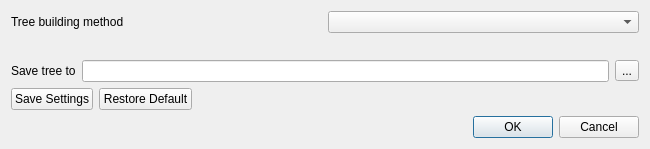
<?xml version="1.0" encoding="UTF-8"?>
<ui version="4.0">
 <class>CreatePhyTree</class>
 <widget class="QDialog" name="CreatePhyTree">
  <property name="geometry">
   <rect>
    <x>0</x>
    <y>0</y>
    <width>650</width>
    <height>185</height>
   </rect>
  </property>
  <property name="minimumSize">
   <size>
    <width>650</width>
    <height>0</height>
   </size>
  </property>
  <property name="windowTitle">
   <string>Build Phylogenetic Tree</string>
  </property>
  <property name="modal">
   <bool>true</bool>
  </property>
  <layout class="QGridLayout" name="gridLayout">
   <property name="sizeConstraint">
    <enum>QLayout::SetMinAndMaxSize</enum>
   </property>
   <item row="0" column="0">
    <layout class="QVBoxLayout" name="verticalLayout">
     <property name="sizeConstraint">
      <enum>QLayout::SetMinAndMaxSize</enum>
     </property>
     <item>
      <layout class="QHBoxLayout" name="horizontalLayout">
       <property name="sizeConstraint">
        <enum>QLayout::SetMinAndMaxSize</enum>
       </property>
       <property name="bottomMargin">
        <number>15</number>
       </property>
       <item>
        <widget class="QLabel" name="label">
         <property name="text">
          <string>Tree building method</string>
         </property>
        </widget>
       </item>
       <item>
        <widget class="QComboBox" name="algorithmBox"/>
       </item>
      </layout>
     </item>
     <item>
      <widget class="QWidget" name="settingsContainer" native="true">
       <layout class="QVBoxLayout" name="settingsContainerLayout">
        <property name="spacing">
         <number>0</number>
        </property>
        <property name="sizeConstraint">
         <enum>QLayout::SetMinAndMaxSize</enum>
        </property>
        <property name="leftMargin">
         <number>0</number>
        </property>
        <property name="topMargin">
         <number>0</number>
        </property>
        <property name="rightMargin">
         <number>0</number>
        </property>
        <property name="bottomMargin">
         <number>0</number>
        </property>
       </layout>
      </widget>
     </item>
     <item>
      <layout class="QHBoxLayout" name="horizontalLayout_2">
       <property name="sizeConstraint">
        <enum>QLayout::SetMinAndMaxSize</enum>
       </property>
       <item>
        <widget class="QLabel" name="label_2">
         <property name="text">
          <string>Save tree to</string>
         </property>
        </widget>
       </item>
       <item>
        <widget class="QLineEdit" name="fileNameEdit"/>
       </item>
       <item>
        <widget class="QToolButton" name="browseButton">
         <property name="text">
          <string>...</string>
         </property>
        </widget>
       </item>
      </layout>
     </item>
     <item>
      <layout class="QHBoxLayout" name="horizontalLayout_7">
       <property name="sizeConstraint">
        <enum>QLayout::SetMinAndMaxSize</enum>
       </property>
       <item>
        <widget class="QPushButton" name="storeSettings">
         <property name="text">
          <string>Save Settings</string>
         </property>
        </widget>
       </item>
       <item>
        <widget class="QPushButton" name="restoreSettings">
         <property name="text">
          <string>Restore Default</string>
         </property>
        </widget>
       </item>
       <item>
        <spacer name="horizontalSpacer_4">
         <property name="orientation">
          <enum>Qt::Horizontal</enum>
         </property>
         <property name="sizeHint" stdset="0">
          <size>
           <width>40</width>
           <height>20</height>
          </size>
         </property>
        </spacer>
       </item>
      </layout>
     </item>
    </layout>
   </item>
   <item row="1" column="0">
    <widget class="QDialogButtonBox" name="buttonBox">
     <property name="standardButtons">
      <set>QDialogButtonBox::Cancel|QDialogButtonBox::Ok</set>
     </property>
    </widget>
   </item>
  </layout>
 </widget>
 <resources/>
 <connections>
  <connection>
   <sender>buttonBox</sender>
   <signal>rejected()</signal>
   <receiver>CreatePhyTree</receiver>
   <slot>reject()</slot>
   <hints>
    <hint type="sourcelabel">
     <x>173</x>
     <y>180</y>
    </hint>
    <hint type="destinationlabel">
     <x>173</x>
     <y>100</y>
    </hint>
   </hints>
  </connection>
  <connection>
   <sender>buttonBox</sender>
   <signal>accepted()</signal>
   <receiver>CreatePhyTree</receiver>
   <slot>accept()</slot>
   <hints>
    <hint type="sourcelabel">
     <x>189</x>
     <y>173</y>
    </hint>
    <hint type="destinationlabel">
     <x>189</x>
     <y>96</y>
    </hint>
   </hints>
  </connection>
 </connections>
</ui>
